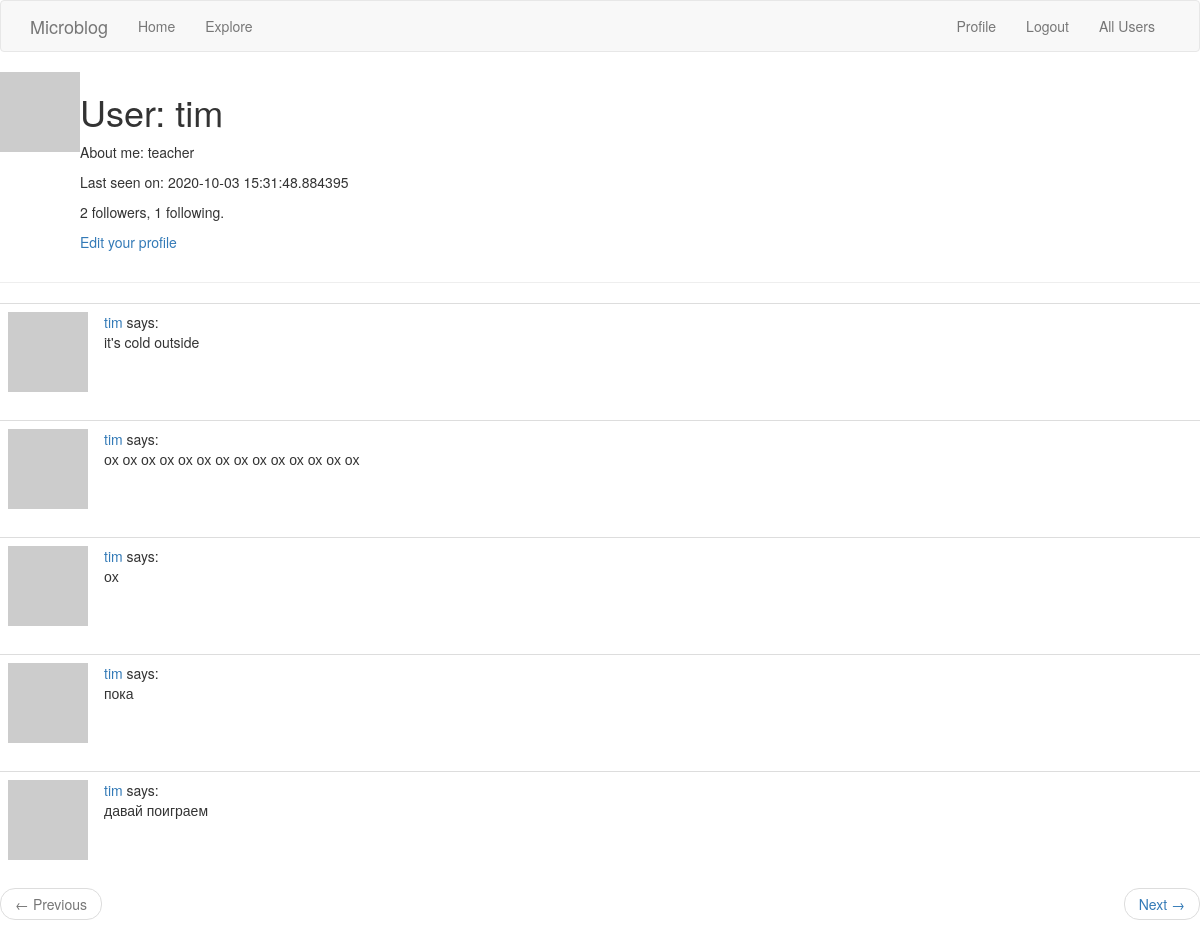
Page /user/tim (signed in) on the committed database.
### app/models.py (models this page shows, shortened)
class User(UserMixin, db.Model):
    id = db.Column(db.Integer, primary_key=True)
    username = db.Column(db.String(64), index=True, unique=True)
    email = db.Column(db.String(120), index=True, unique=True)
    password_hash = db.Column(db.String(128))
    posts = db.relationship("Post", backref="author", lazy="dynamic")
    about_me = db.Column(db.String(140))
    last_seen = db.Column(db.DateTime, default=datetime.utcnow)
    followed = db.relationship("User", secondary=followers,
                               primaryjoin=(followers.c.follower_id == id),
                               secondaryjoin=(followers.c.followed_id == id),
                               backref=db.backref("followers", lazy="dynamic"), lazy="dynamic")
    def avatar(self, size):
        digest = md5(self.email.lower().encode("utf-8")).hexdigest()
        return "https://www.gravatar.com/avatar/{}?d=identicon&s={}".format(
            digest, size)

class Post(db.Model):
    id = db.Column(db.Integer, primary_key=True)
    body = db.Column(db.String(140))
    timestamp = db.Column(db.DateTime, index=True, default=datetime.utcnow)
    user_id = db.Column(db.Integer, db.ForeignKey('user.id'))

### app/routes.py (the view)
@appl.route("/user/<username>")
@login_required
def user(username):
    user = User.query.filter_by(username=username).first_or_404(
        description="User with username >> {} << is not found".format(username))
    page = request.args.get("page", 1, type=int)
    posts = user.posts.order_by(Post.timestamp.desc()).paginate(
        page, appl.config["POSTS_PER_PAGE"], False)
    next_url = url_for("user", username=user.username, page=posts.next_num) \
        if posts.has_next else None
    prev_url = url_for("user", username=user.username, page=posts.prev_num) \
        if posts.has_prev else None
    return render_template("user.html", user=user, posts=posts.items,
                           next_url=next_url, prev_url=prev_url)

### app/models.py (called while the page is built)
@login.user_loader
def load_user(id):
    return User.query.get(int(id))

### app/routes.py (called while the page is built)
@appl.before_request
def before_request():
    if current_user.is_authenticated:
        current_user.last_seen = datetime.utcnow()
        db.session.commit()

### app/templates/user.html
{% extends "base.html" %}
{% block app_content %}
<table>
    <tr valign="top">
        <td><img src="{{ user.avatar(128) }}"></td>
        <td><h1>User: {{ user.username }}</h1>
        {% if user.about_me %}
            <p>About me: {{ user.about_me }}</p>
        {% endif %}
        {% if user.last_seen %}
            <p>Last seen on: {{ user.last_seen }}</p>
        {% endif %}
        <p>{{ user.followers.count() }} followers, {{ user.followed.count() }} following.</p>
        {% if user == current_user %}
            <p><a href="{{ url_for('edit_profile') }}">Edit your profile</a></p>
        {% elif not current_user.is_following(user) %}
            <p><a href="{{ url_for('follow', username=user.username) }}">Follow</a></p>
        {% else %}
            <p><a href="{{ url_for('unfollow', username=user.username) }}">Unfollow</a></p>
        {% endif %}
        </td>
    </tr>
</table>
<hr>
{% for post in posts %}
    {% include "_post.html" %}
{% endfor %}
<nav aria-label="...">
    <ul class="pager">
        <li class="previous{% if not prev_url %} disabled{% endif %}">
            <a href="{{ prev_url or '#' }}">
                <span aria-hidden="true">&larr;</span> Previous
            </a>
        </li>
        <li class="next{% if not next_url %} disabled{% endif %}">
            <a href="{{ next_url or '#' }}">
                Next <span aria-hidden="true">&rarr;</span>
            </a>
        </li>
    </ul>
</nav>
{% endblock %}

### app/templates/_post.html
<table class="table table-hover">
    <tr>
        <td width="70px">
            <a href="{{ url_for('user', username=post.author.username) }}">
                <img src="{{ post.author.avatar(70) }}">
            </a>
        </td>
        <td>
            <a href="{{ url_for('user', username=post.author.username) }}">
            {{ post.author.username }}
            </a>
            says:
            <br>
            {{ post.body }}
        </td>
    </tr>
</table>

### rows in the picture
User: username "tim", about_me "teacher", last_seen "2020-10-03 15:31:48.884395"
Post: author.username "tim", body "it's cold outside"
Post: author.username "tim", body "ох ох ох ох ох ох ох ох ох ох ох ох ох ох"
Post: author.username "tim", body "ох"
Post: author.username "tim", body "пока"
Post: author.username "tim", body "давай поиграем"

### other values in the picture
{{ user.followers.count() }} "2"
{{ user.followed.count() }} "1"
